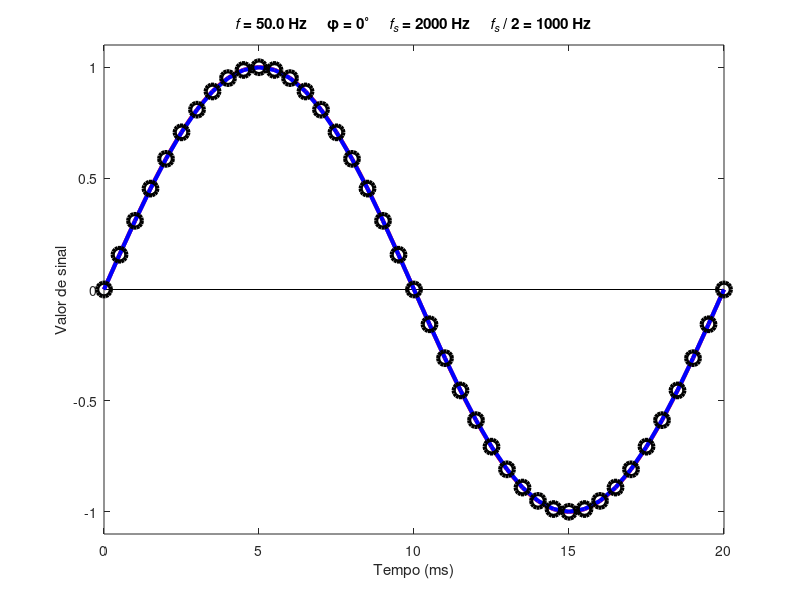

MATLAB code for this plot: (Note: this script raises an error after producing the figure.)
% Inicializar parâmetros de frequencia
fs_in = 50000;
fs_out = 2000;
f_min = 50;
f_max = 3000;
f_factor_coarse = 0.002;
f_factor_fine = 0.00005;
f = f_min;
% Inicializar parâmetros de fase
phi_min = 0;
phi_max = 360;
phi_step = 1;
phi = phi_min;
% Inicializar parâmetros de tempo
t_sound = 1;
t_width = 1/f_min;
t_long_in = linspace(0,t_sound,fs_in*t_sound+1);
t_in = t_long_in(1:fs_in*t_width+1);
t_long_out = linspace(0,t_sound,fs_out*t_sound+1);
t_out = t_long_out(1:fs_out*t_width+1);
% Criar figura e controladores de eventos
figure('Name','Interactive Demo of Nyquist''s Sampling Theorem', ...
    'KeyPressFcn',@(~,event) setappdata(0,'c',event.Key), ...
    'KeyReleaseFcn',@(~,~) setappdata(0,'c',0), ...
    'ResizeFcn',@(~,~) setappdata(0,'s',get(gcf,'Position')));
% Loop infinito
while 1
    % Calcular os sinais de entrada e saída
    s_long_in = sin(2*pi*f*t_long_in+phi*pi/180);
    s_in = s_long_in(1:fs_in*t_width+1);
    s_long_out = sin(2*pi*f*t_long_out+phi*pi/180);
    s_out = s_long_out(1:fs_out*t_width+1);
    % Plotar sinais de entrada e saída e marcadores de amostras
    plot(1000*t_in,s_in,'r','LineWidth',3);
    hold on
    plot([0 1000*t_width],[0 0],'k');
    plot(1000*t_out,s_out,'b','LineWidth',3);
    plot(1000*t_out,s_out,'ko','LineWidth',3,'MarkerSize',10);
    hold off
    % "Ajuste a estética da figura
    s = getappdata(0,'s');
    axis([0 1000*t_width -1.1 1.1])
    title(['{\itf} = ' num2str(f,'%.1f') ' Hz     \phi = ' ...
        num2str(phi) '^\circ     {\itf_s} = ' num2str(fs_out) ...
        ' Hz     {\itf_s} / 2 = ' num2str(fs_out/2) ' Hz'])
    xlabel('Tempo (ms)')
    ylabel('Valor de sinal')
    set(gca,'FontSize',s(3)/50)
    drawnow
    % Ajuste de parâmetros de simulação através de entrada do teclado.
    c = getappdata(0,'c');
    if c == 'q', f = min(f*(1+f_factor_coarse),f_max); end
    if c == 'a', f = max(f*(1-f_factor_coarse),f_min); end
    if c == 'w', f = min(f*(1+f_factor_fine),f_max); end
    if c == 's', f = max(f*(1-f_factor_fine),f_min); end
    if c == 'e', phi = min(phi+phi_step,phi_max); end
    if c == 'd', phi = max(phi-phi_step,phi_min); end
    if c == 'r', f = f_min; phi = phi_min; end
    if c == 'i', try sound(s_long_in,fs_in), catch, end, end
    if c == 'o', try sound(s_long_out,fs_out), catch, end, end
    if strcmp(c,'escape'), break; end
end
